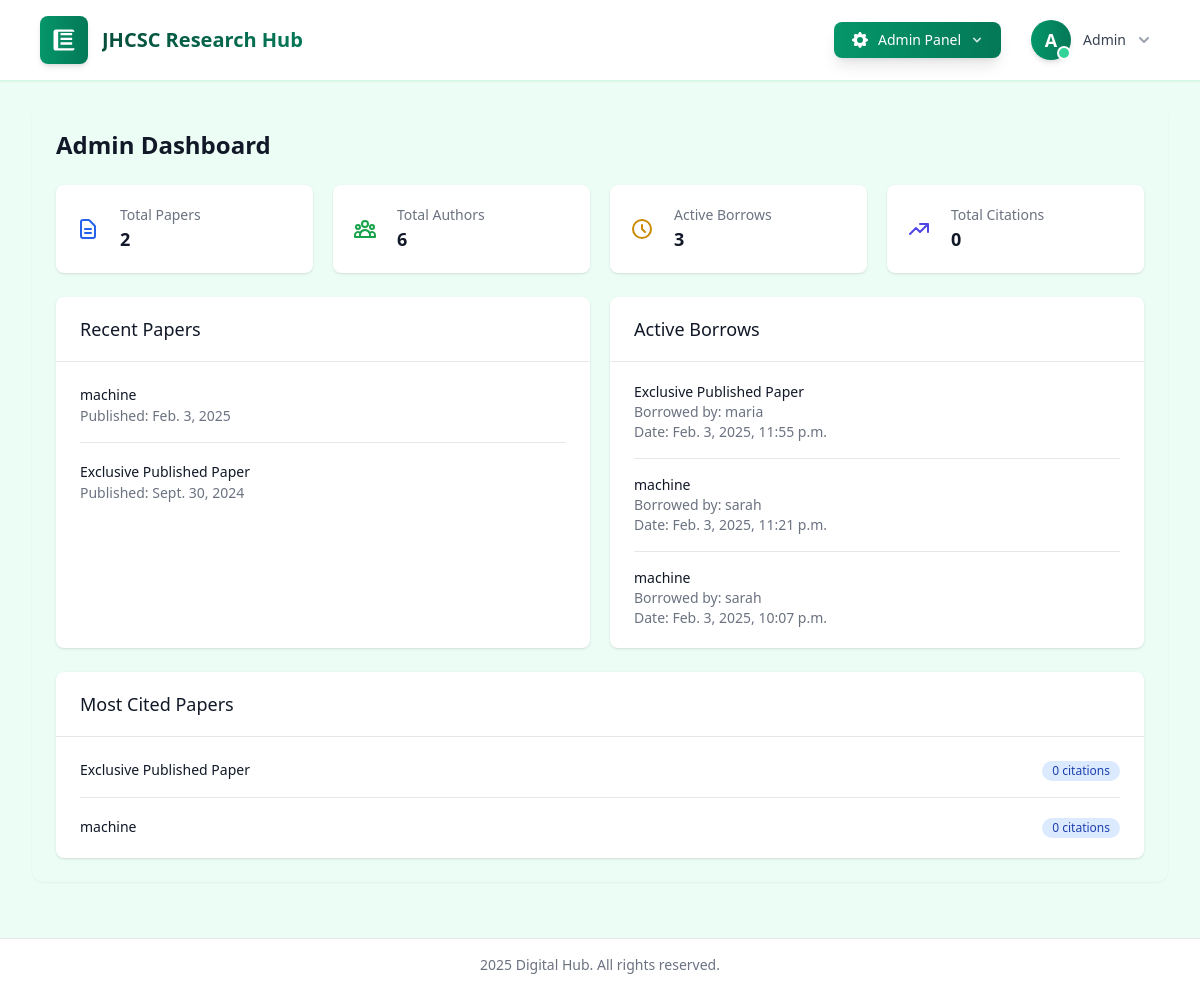
Before: /accounts/admin/dashboard/ (signed in) with the older database file.
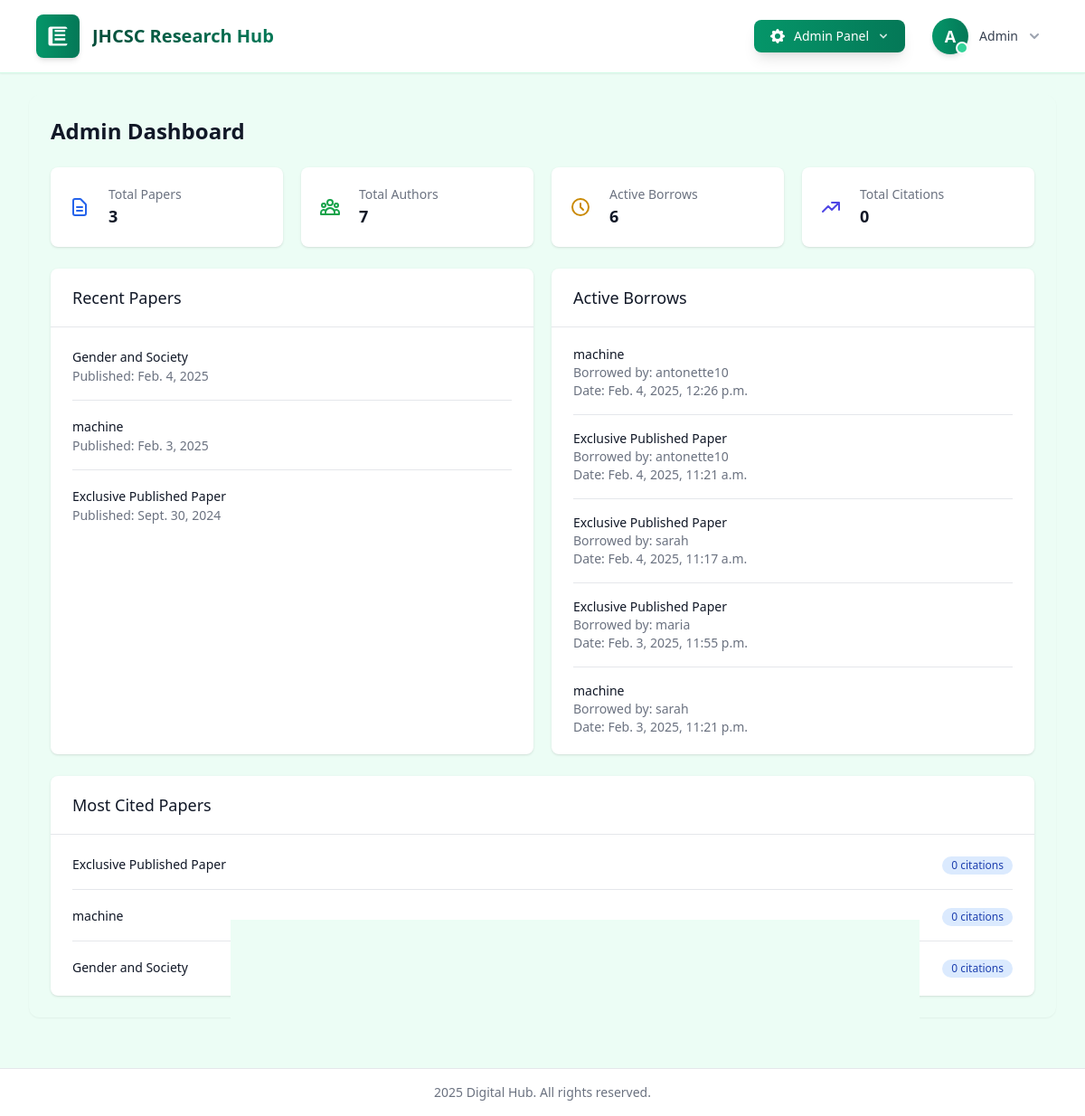
After: the same page with the newer database file.
### scholar/models.py (models this page shows, shortened)
class Paper(models.Model):
    title = models.CharField(max_length=255)
    authors = models.ManyToManyField('Author', related_name='papers')
    abstract = models.TextField()
    publication_date = models.DateField()
    citations = models.PositiveIntegerField(default=0)
    available_copies = models.PositiveIntegerField(default=1)
    view_count = models.PositiveIntegerField(default=0)  # Total views
    viewers = models.ManyToManyField(User, related_name='viewed_papers', blank=True)  # Track unique viewers

class Borrow(models.Model):
    STATUS_CHOICES = [
        ('pending', 'Pending Approval'),
        ('approved', 'Approved'),
        ('rejected', 'Rejected'),
        ('reserved', 'Reserved'),
    ]
    RETURN_STATUS_CHOICES = [
        ('pending', 'Pending Return Approval'),
        ('approved', 'Return Approved'),
        ('rejected', 'Return Rejected'),
    ]
    user = models.ForeignKey(User, on_delete=models.CASCADE)
    paper = models.ForeignKey(Paper, on_delete=models.CASCADE)
    borrow_date = models.DateTimeField(auto_now_add=True)
    return_date = models.DateTimeField(null=True, blank=True)
    status = models.CharField(max_length=10, choices=STATUS_CHOICES, default='pending')
    return_status = models.CharField(max_length=10, choices=RETURN_STATUS_CHOICES, null=True, blank=True)
    is_returned = models.BooleanField(default=False)  # Add this field
    due_date = models.DateTimeField(null=True, blank=True)
    class Meta:
        ordering = ['-borrow_date']

### scholar/views_admin.py (the view)
# urls.py: path('admin/dashboard/', views_admin.admin_dashboard, name='admin_dashboard'),
@staff_member_required
def admin_dashboard(request):
    total_papers = Paper.objects.count()
    total_authors = Author.objects.count()
    active_borrows = Borrow.objects.filter(is_returned=False).count()
    total_citations = Citation.objects.count()
    recent_papers = Paper.objects.all().order_by('-publication_date')[:5]
    recent_borrows = Borrow.objects.filter(is_returned=False).order_by('-borrow_date')[:5]
    most_cited_papers = Paper.objects.annotate(
        citation_count=Count('paper_citations')
    ).order_by('-citation_count')[:5]
    context = {
        'total_papers': total_papers,
        'total_authors': total_authors,
        'active_borrows': active_borrows,
        'total_citations': total_citations,
        'recent_papers': recent_papers,
        'recent_borrows': recent_borrows,
        'most_cited_papers': most_cited_papers,
    }
    return render(request, 'scholar/admin/dashboard.html', context)

### scholar/templates/scholar/admin/dashboard.html (shortened to what the changed rows need)
{% extends "scholar/base.html" %}
{% load static %}
{% block content %}
<div class="space-y-6">
    <h2 class="text-2xl font-semibold text-gray-900">Admin Dashboard</h2>
    <div class="grid grid-cols-1 gap-5 sm:grid-cols-2 lg:grid-cols-4">
        <div class="bg-white overflow-hidden shadow rounded-lg">
            <div class="p-5">
                <div class="flex items-center">
                    <div class="ml-5 w-0 flex-1">
                        <dl>
                            <dt class="text-sm font-medium text-gray-500 truncate">Total Papers</dt>
                            <dd class="text-lg font-semibold text-gray-900">{{ total_papers }}</dd>
                        </dl>
                    </div>
                </div>
            </div>
        </div>
        <div class="bg-white overflow-hidden shadow rounded-lg">
            <div class="p-5">
                <div class="flex items-center">
                    <div class="ml-5 w-0 flex-1">
                        <dl>
                            <dt class="text-sm font-medium text-gray-500 truncate">Total Authors</dt>
                            <dd class="text-lg font-semibold text-gray-900">{{ total_authors }}</dd>
                        </dl>
                    </div>
                </div>
            </div>
        </div>
        <div class="bg-white overflow-hidden shadow rounded-lg">
            <div class="p-5">
                <div class="flex items-center">
                    <div class="ml-5 w-0 flex-1">
                        <dl>
                            <dt class="text-sm font-medium text-gray-500 truncate">Active Borrows</dt>
                            <dd class="text-lg font-semibold text-gray-900">{{ active_borrows }}</dd>
                        </dl>
                    </div>
                </div>
            </div>
        </div>
    </div>
    <div class="grid grid-cols-1 gap-5 lg:grid-cols-2">
        <div class="bg-white shadow rounded-lg">
            <div class="px-4 py-5 sm:p-6">
                <div class="flow-root">
                    <ul class="-my-5 divide-y divide-gray-200">
                        {% for paper in recent_papers %}
                        <li class="py-4">
                            <div class="flex items-center space-x-4">
                                <div class="flex-1 min-w-0">
                                    <a href="{% url 'paper_analytics' paper.id %}" class="text-sm font-medium text-gray-900 hover:text-blue-600">
                                        {{ paper.title }}
                                    </a>
                                    <p class="text-sm text-gray-500">Published: {{ paper.publication_date }}</p>
                                </div>
                            </div>
                        </li>
                        {% endfor %}
                    </ul>
                </div>
            </div>
        </div>
        <div class="bg-white shadow rounded-lg">
            <div class="px-4 py-5 sm:p-6">
                <div class="flow-root">
                    <ul class="-my-5 divide-y divide-gray-200">
                        {% for borrow in recent_borrows %}
                        <li class="py-4">
                            <div class="flex items-center space-x-4">
                                <div class="flex-1 min-w-0">
                                    <p class="text-sm font-medium text-gray-900">{{ borrow.paper.title }}</p>
                                    <p class="text-sm text-gray-500">
                                        Borrowed by: {{ borrow.user.username }}<br>
                                        Date: {{ borrow.borrow_date }}
                                    </p>
                                </div>
                            </div>
                        </li>
                        {% endfor %}
                    </ul>
                </div>
            </div>
        </div>
    </div>
    <div class="bg-white shadow rounded-lg">
        <div class="px-4 py-5 sm:p-6">
            <div class="flow-root">
                <ul class="-my-5 divide-y divide-gray-200">
                    {% for paper in most_cited_papers %}
                    <li class="py-4">
                        <div class="flex items-center justify-between">
                            <div class="flex-1 min-w-0">
                                <a href="{% url 'paper_analytics' paper.id %}" class="text-sm font-medium text-gray-900 hover:text-blue-600">
                                    {{ paper.title }}
                                </a>
                            </div>
                            <div class="ml-4">
                                <span class="inline-flex items-center px-2.5 py-0.5 rounded-full text-xs font-medium bg-blue-100 text-blue-800">
                                    {{ paper.citation_count }} citations
                                </span>
                            </div>
                        </div>
                    </li>
                    {% endfor %}
                </ul>
            </div>
        </div>
    </div>
</div>
{% endblock %}

Changed rows visible on the page:
no longer on this page (row unchanged): Borrow: paper "machine", user.username "sarah", borrow_date "Feb. 3, 2025, 10:07 p.m."
added Paper: title "Gender and Society", publication_date "Feb. 4, 2025", citation_count "0"
added Borrow: paper "machine", user.username "antonette10", borrow_date "Feb. 4, 2025, 12:26 p.m."
added Borrow: paper "Exclusive Published Paper", user.username "antonette10", borrow_date "Feb. 4, 2025, 11:21 a.m."
added Borrow: paper "Exclusive Published Paper", user.username "sarah", borrow_date "Feb. 4, 2025, 11:17 a.m."
Other visible differences:
{{ total_papers }}: "2" → "3"
{{ total_authors }}: "6" → "7"
{{ active_borrows }}: "3" → "6"
